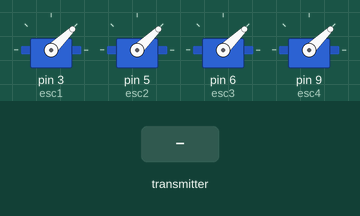
Simulated run of this sketch. Board: Arduino Mega 2560, built with avr-gcc and run on an emulated ATmega2560. Parts: 4 × servo. The test bench sets the inputs (shaded band). No radio packets arrive unless stated.

Above: at 0.3 s.
6.1 s: the transmitter starts sending inputValues.0 = 256
At 7.1 s:
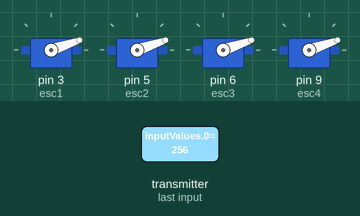
7.9 s: the transmitter starts sending inputValues.0 = 512
At 8.7 s:
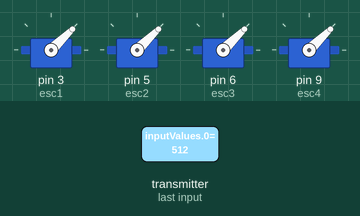
9.7 s: the transmitter starts sending inputValues.0 = 0
At 10.3 s:
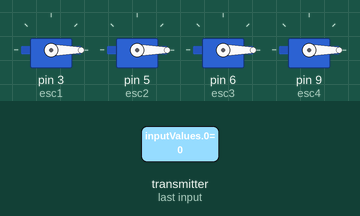
Timing chart, 0 to 12.7 s (numbered marks = the images above; inputs shaded):
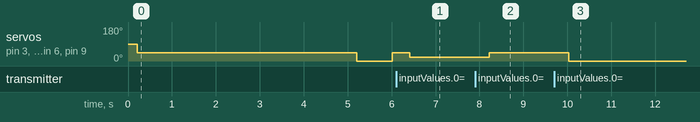

Measured:
- after the input at 6.1 s, servo on pin 3 (esc1), servo on pin 5 (esc2), servo on pin 6 (esc3), servo on pin 9 (esc4): 44° → 19° after 0.31 s
- after the input at 7.9 s, servo on pin 3 (esc1), servo on pin 5 (esc2), servo on pin 6 (esc3), servo on pin 9 (esc4): 19° → 44° after 0.32 s
- after the input at 9.7 s, servo on pin 3 (esc1), servo on pin 5 (esc2), servo on pin 6 (esc3), servo on pin 9 (esc4): 44° → 0° after 0.33 s

The sketch:

DroneMega.ino
```cpp
#include <SPI.h>
#include <nRF24L01.h>
#include <RF24.h>
#include <Servo.h>

#define CSN_PIN 8
#define CE_PIN 7

Servo esc1, esc2, esc3, esc4;
RF24 radio(CE_PIN, CSN_PIN); // CE, CSN

const byte addr[6] = "00001";

int val = 0;
int countNoRes = 0;
bool first = true;

void setup() {
  esc1.attach(3);
  esc2.attach(5);
  esc3.attach(6);
  esc4.attach(9);

  radio.begin();
  radio.openReadingPipe(0, addr); //openReadingPipe(number 0-5 iindicating pipe#  , addr)
  radio.setPALevel(RF24_PA_MIN);
  radio.startListening();
}

void loop() {
  if(radio.available(0)){
    int inputValues[2]; // Vertical val, Horizontal val.
    // up: pos, right : pos
    radio.read((void*)inputValues, sizeof(int) * 2);

    //temp
    val = inputValues[0];

    countNoRes = 0;
  } else {
    countNoRes++;
    if(countNoRes == 5){
      val = 512;
    }
  }
  delay(200);

  if(first){
    esc1.writeMicroseconds(1000);
    esc2.writeMicroseconds(1000);
    esc3.writeMicroseconds(1000);
    esc4.writeMicroseconds(1000);
    delay(5000);
    first = false;
  }

  esc1.writeMicroseconds(1000 + val - 512);
  esc2.writeMicroseconds(1000 + val - 512);
  esc3.writeMicroseconds(1000 + val - 512);
  esc4.writeMicroseconds(1000 + val - 512);
}
```
